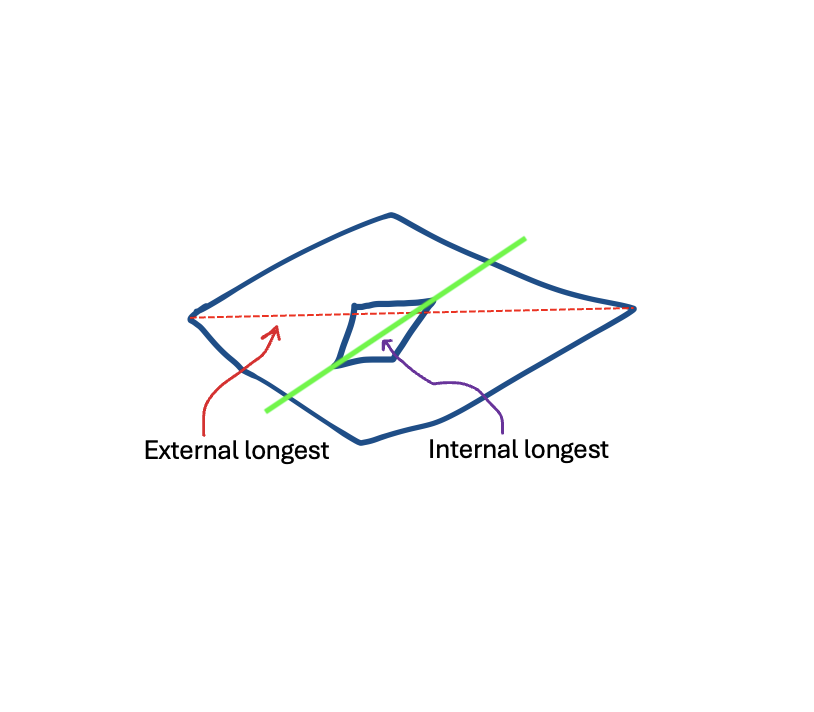
#> input picture Rotate Green Line Tool_for sending/Practice Files/Practice Input Files/practice-1 - Copy.png, 814 x 712 px; its folder holds only this picture in this run
$ jupyter execute 'Rotate Green Line_v5.ipynb'
#> lines starting #> are read from the running program, lines starting #| are printed output that depends on the picture; after the words box and inside, x2 and y2 are one past the last pixel; in counts of white or black regions, pixels touching at a corner belong together
[cell 1]
# Rotate Green Line
# David H Nguyen, PhD. | TSG Lab

# This version should print the name of the file that caused an error, so you know which file it was.

### Instructions ###
# 1. Input files MUST be in PAIRS. 1) The original image, 2) a copy of the original image.
#   The copy image must have the characters " copy" at the end of its file name.
# 2. The copy image must have a bright green line in it. The original image cannot have green color in it.
# 3. The rotated images will appear in the same directory that contains the input images.
#    Rotated images will have the suffix "rotated" at the end of their file name.

[cell 2]
# Load the dependencies
import os
import re
import cv2
import numpy as np

[cell 3]
# Step 1 - Set Working Directory
os.chdir('/Users/davidnguyen/Downloads/Practice Input Files')
path = os.getcwd()
contents = os.listdir(path)
hidden_files = []

# Remove hidden files (Mac-related)
for item in contents:
    if item.startswith("."):
        hidden_files.append(item)

for item in hidden_files:
    contents.remove(item)

contents

[cell 4]
for file_name in contents:

    match = re.search(
        r'(?:\s+-\s+copy|\s+copy)\.(png|jpg|jpeg|tif|tiff)$',
        file_name,
        flags=re.IGNORECASE
    )

    if match:

        try:
            # Detect green lines
            img = cv2.imread(os.path.join(path, file_name))
#> img is the input picture: shape (712, 814, 3); mean B, G, R 251.5, 251.3, 250.8
            if img is None:
                raise ValueError(f"Error loading image: {file_name}")

            hsv = cv2.cvtColor(img, cv2.COLOR_BGR2HSV)
#> hsv: shape (712, 814, 3); mean H, S, V 1.8, 3.2, 252.4

            lower_green = np.array([30, 40, 40])
            upper_green = np.array([90, 255, 255])

            mask = cv2.inRange(hsv, lower_green, upper_green)
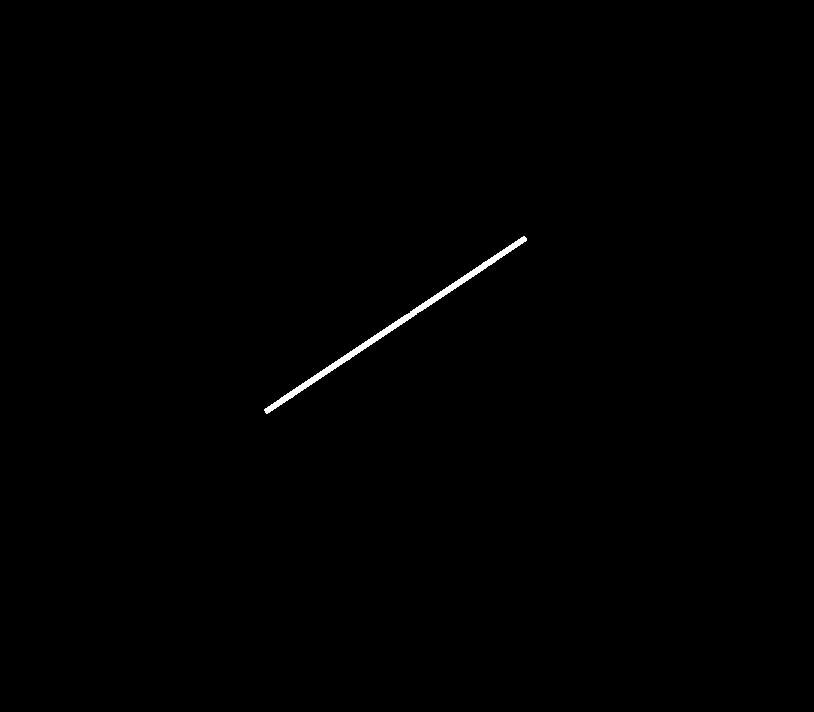
#> mask: shape (712, 814); 0.33% white; 1 white region, box (x1, y1, x2, y2) and area: (264, 236, 527, 414) 1896

            lines = cv2.HoughLinesP(
                mask,
                1,
                np.pi / 180,
                threshold=50,
                minLineLength=10,
                maxLineGap=10
            )
#> lines = [[266, 413, 525, 238], [267, 413, 526, 239], [265, 411, 524, 236], [266, 412, 525, 237], [264, 410, 509, 245], [332, 370, 526, 240]]

            if lines is None:
                raise ValueError(f"No green lines detected in file: {file_name}")

            x1, y1, x2, y2 = lines[0][0]
#> x1 = 266; y1 = 413; x2 = 525; y2 = 238

            cv2.line(img, (x1, y1), (x2, y2), (0, 0, 255), 2)
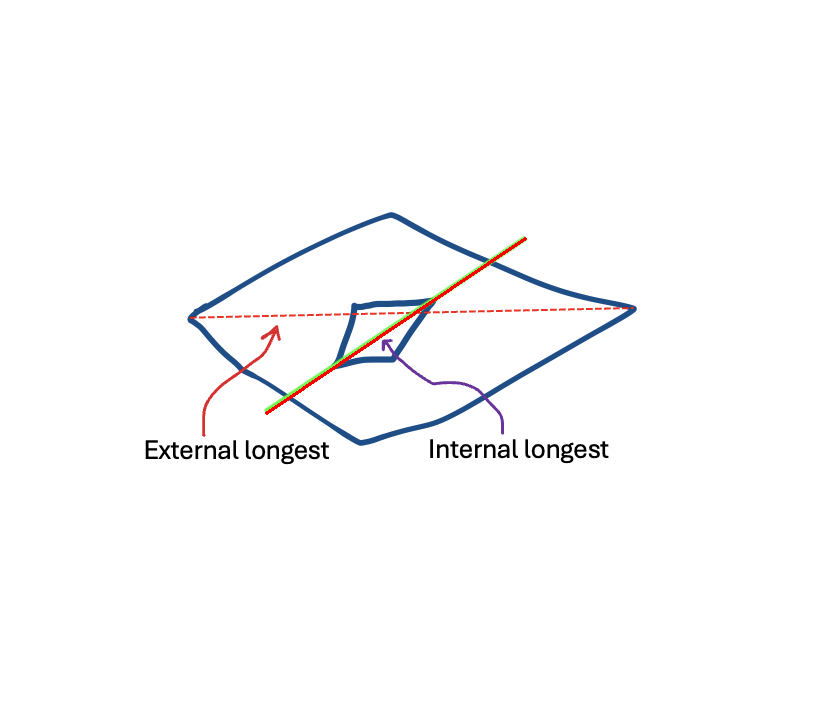
#> img: shape (712, 814, 3); 0.18% of pixels changed, all inside (x1, y1, x2, y2) = (265, 237, 527, 415)

            angle = np.degrees(np.arctan2(y2 - y1, x2 - x1))
#> angle = -34.05

            # Get file extension
            ext = os.path.splitext(file_name)[1]

            # Convert:
            #   practice-4 copy.png    -> practice-4.png
            #   practice-1 - Copy.png  -> practice-1.png
            original_name = re.sub(
                r'(?:\s+-\s+copy|\s+copy)(\.[^.]+)$',
                r'\1',
                file_name,
                flags=re.IGNORECASE
            )

            original_img_path = os.path.join(path, original_name)

            original_img = cv2.imread(original_img_path)
            if original_img is None:
                raise ValueError(
                    f"Error loading original image: {original_img_path}"
                )

            M = cv2.getRotationMatrix2D(
                (original_img.shape[1] // 2,
                 original_img.shape[0] // 2),
                angle,
                1
            )

            rotated_img = cv2.warpAffine(
                original_img,
                M,
                (original_img.shape[1], original_img.shape[0]),
                borderMode=cv2.BORDER_CONSTANT,
                borderValue=(255, 255, 255)
            )

            output_path = original_img_path.replace(
                ext,
                "_rotated" + ext
            )

            cv2.imwrite(output_path, rotated_img)

        except Exception as e:
            print(f"Error processing file {file_name}: {e}")

$ run again, on Rotate Green Line Tool_for sending/Practice Files/Practice Input Files/practice-3 copy.png
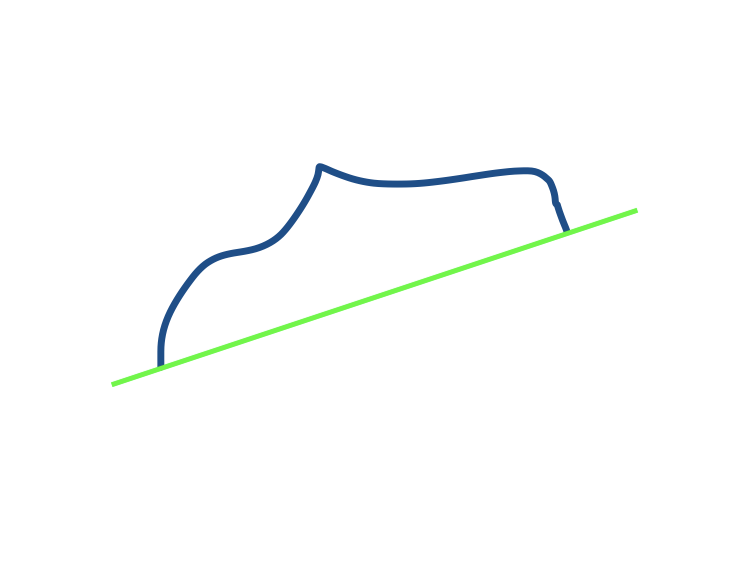
#> input picture Rotate Green Line Tool_for sending/Practice Files/Practice Input Files/practice-3 copy.png, 730 x 572 px
#> img is the input picture: shape (572, 730, 3); mean B, G, R 252.7, 253.3, 251.9
#> hsv: shape (572, 730, 3); mean H, S, V 1.7, 3, 253.8
#> `mask = cv2.inRange(hsv, lower_green, upper_green)`:
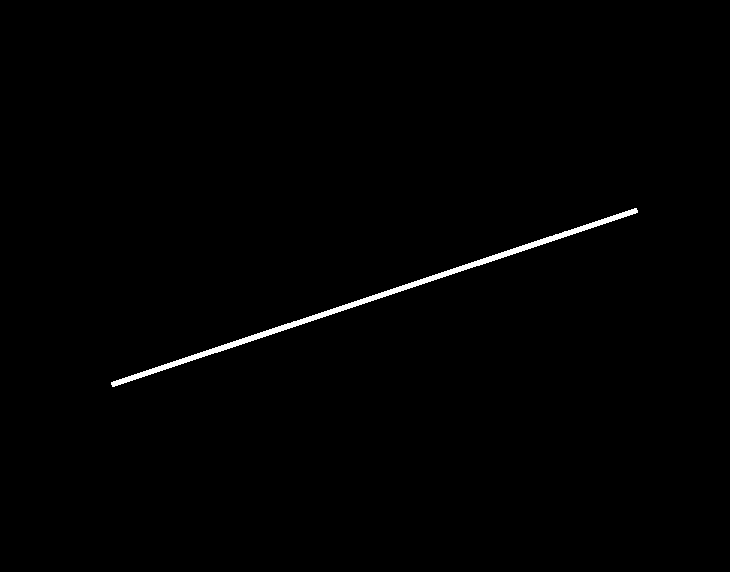
#> mask: shape (572, 730); 0.73% white; 1 white region, box (x1, y1, x2, y2) and area: (111, 208, 638, 387) 3032
#> lines = [[113, 381, 637, 210], [111, 382, 637, 211], [111, 383, 637, 212], [111, 384, 569, 235], [209, 349, 636, 210], [112, 385, 385, 296], [414, 281, 636, 208], [112, 386, 265, 336]]
#> x1 = 113; y1 = 381; x2 = 637; y2 = 210
#> `cv2.line(img, (x1, y1), (x2, y2), (0, 0, 255), 2)`:
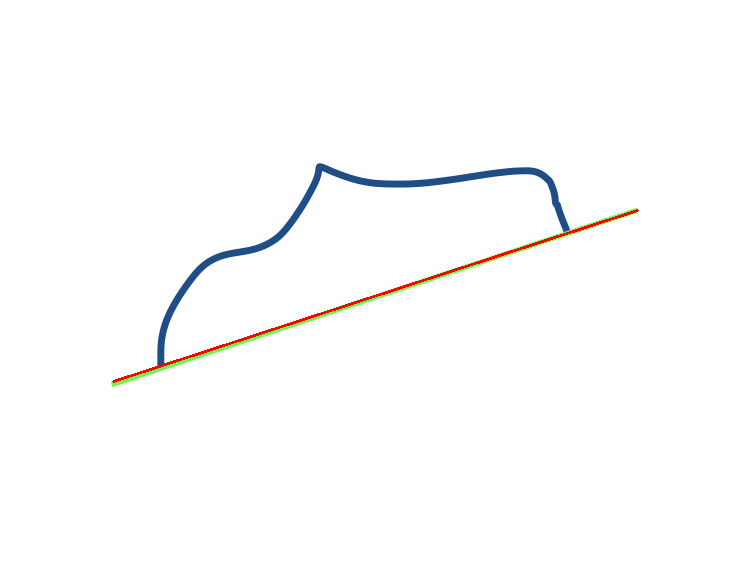
#> img: shape (572, 730, 3); 0.37% of pixels changed, all inside (x1, y1, x2, y2) = (112, 209, 639, 383)
#> angle = -18.07

$ run again, on Rotate Green Line Tool_for sending/Practice Files/Practice Input Files/practice-4 copy.png
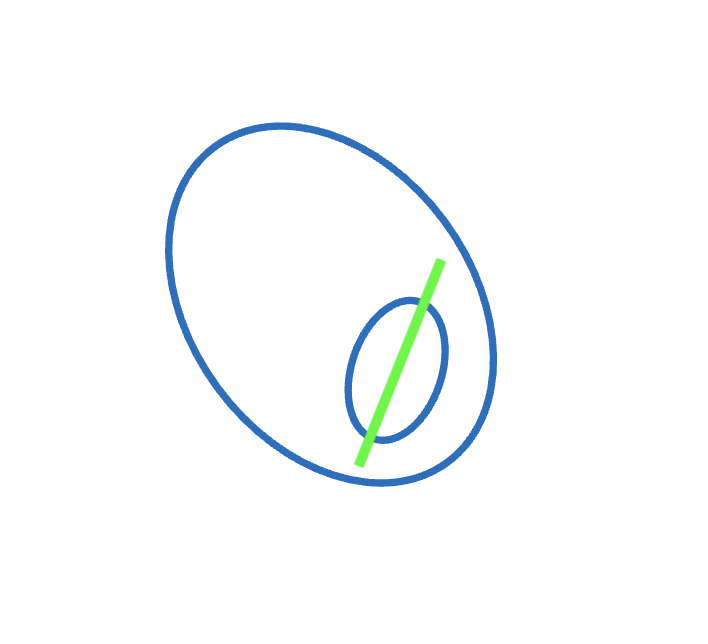
#> input picture Rotate Green Line Tool_for sending/Practice Files/Practice Input Files/practice-4 copy.png, 708 x 644 px
#> img is the input picture: shape (644, 708, 3); mean B, G, R 252.5, 251.6, 249.5
#> hsv: shape (644, 708, 3); mean H, S, V 3, 5.2, 253.4
#> `mask = cv2.inRange(hsv, lower_green, upper_green)`:
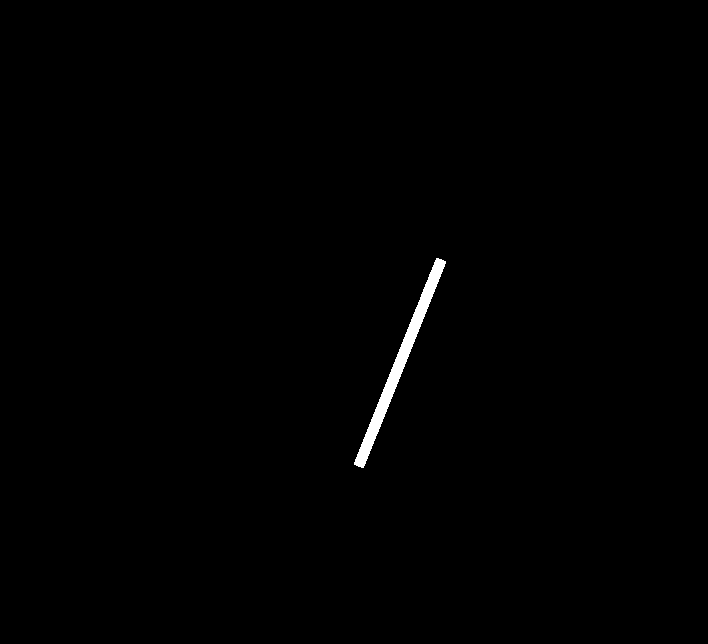
#> mask: shape (644, 708); 0.54% white; 1 white region, box (x1, y1, x2, y2) and area: (354, 258, 446, 468) 2471
#> lines = [[361, 466, 440, 259], [358, 466, 438, 258], [362, 467, 445, 261], [358, 465, 437, 258], [356, 465, 435, 260], [362, 466, 441, 260], [355, 464, 415, 309], [393, 389, 443, 260], [359, 466, 439, 259], [363, 467, 444, 266], [354, 464, 393, 364]]
#> x1 = 361; y1 = 466; x2 = 440; y2 = 259
#> `cv2.line(img, (x1, y1), (x2, y2), (0, 0, 255), 2)`:
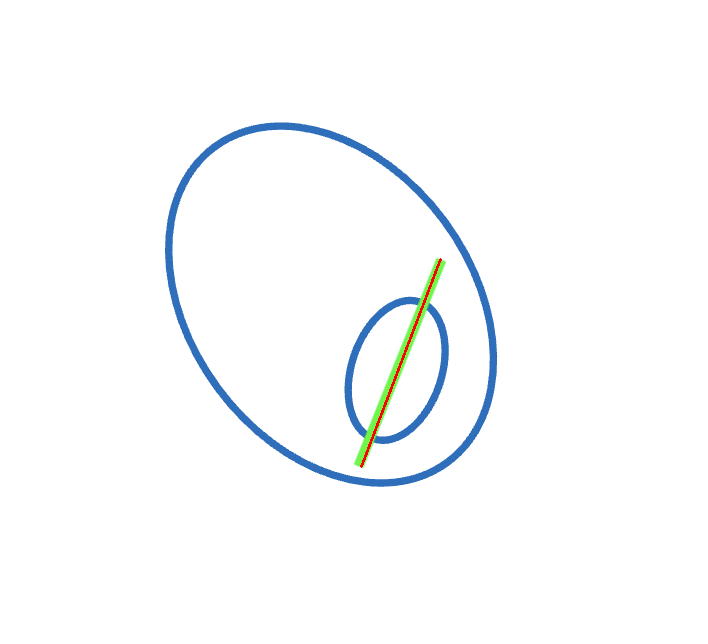
#> img: shape (644, 708, 3); 0.13% of pixels changed, all inside (x1, y1, x2, y2) = (360, 258, 442, 468)
#> angle = -69.11
